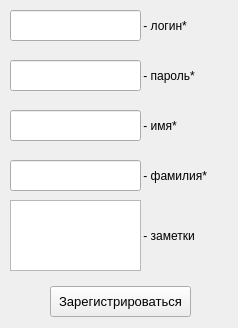
<?xml version="1.0" encoding="UTF-8"?>
<ui version="4.0">
 <class>regWindow</class>
 <widget class="QMainWindow" name="regWindow">
  <property name="geometry">
   <rect>
    <x>0</x>
    <y>0</y>
    <width>238</width>
    <height>328</height>
   </rect>
  </property>
  <property name="windowTitle">
   <string>Registration</string>
  </property>
  <widget class="QWidget" name="centralwidget">
   <widget class="QLineEdit" name="usernameText">
    <property name="geometry">
     <rect>
      <x>10</x>
      <y>10</y>
      <width>131</width>
      <height>31</height>
     </rect>
    </property>
   </widget>
   <widget class="QLineEdit" name="passwordText">
    <property name="geometry">
     <rect>
      <x>10</x>
      <y>60</y>
      <width>131</width>
      <height>31</height>
     </rect>
    </property>
   </widget>
   <widget class="QLineEdit" name="nameText">
    <property name="geometry">
     <rect>
      <x>10</x>
      <y>110</y>
      <width>131</width>
      <height>31</height>
     </rect>
    </property>
   </widget>
   <widget class="QLineEdit" name="lastnameText">
    <property name="geometry">
     <rect>
      <x>10</x>
      <y>160</y>
      <width>131</width>
      <height>31</height>
     </rect>
    </property>
   </widget>
   <widget class="QLabel" name="label">
    <property name="geometry">
     <rect>
      <x>140</x>
      <y>10</y>
      <width>111</width>
      <height>31</height>
     </rect>
    </property>
    <property name="text">
     <string> - логин*</string>
    </property>
   </widget>
   <widget class="QLabel" name="label_2">
    <property name="geometry">
     <rect>
      <x>140</x>
      <y>60</y>
      <width>111</width>
      <height>31</height>
     </rect>
    </property>
    <property name="text">
     <string> - пароль*</string>
    </property>
   </widget>
   <widget class="QLabel" name="label_3">
    <property name="geometry">
     <rect>
      <x>140</x>
      <y>110</y>
      <width>111</width>
      <height>31</height>
     </rect>
    </property>
    <property name="text">
     <string> - имя*</string>
    </property>
   </widget>
   <widget class="QLabel" name="label_4">
    <property name="geometry">
     <rect>
      <x>140</x>
      <y>160</y>
      <width>111</width>
      <height>31</height>
     </rect>
    </property>
    <property name="text">
     <string> - фамилия*</string>
    </property>
   </widget>
   <widget class="QPlainTextEdit" name="notesText">
    <property name="geometry">
     <rect>
      <x>10</x>
      <y>200</y>
      <width>131</width>
      <height>71</height>
     </rect>
    </property>
   </widget>
   <widget class="QLabel" name="label_5">
    <property name="geometry">
     <rect>
      <x>140</x>
      <y>220</y>
      <width>101</width>
      <height>31</height>
     </rect>
    </property>
    <property name="text">
     <string> - заметки</string>
    </property>
   </widget>
   <widget class="QPushButton" name="regBtn">
    <property name="geometry">
     <rect>
      <x>50</x>
      <y>286</y>
      <width>141</width>
      <height>31</height>
     </rect>
    </property>
    <property name="font">
     <font>
      <pointsize>10</pointsize>
     </font>
    </property>
    <property name="text">
     <string>Зарегистрироваться</string>
    </property>
   </widget>
  </widget>
 </widget>
 <resources/>
 <connections/>
</ui>
